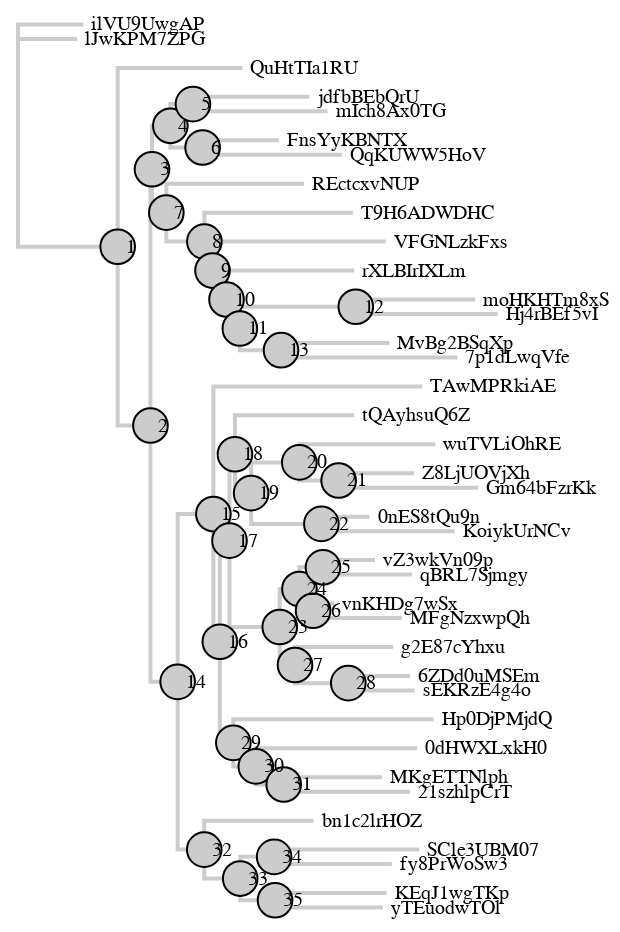

Notebook code for this chart:
### Code cell
# Visualize tree and ancestors using phylovega

from phylovega import TreeChart

# Construct Vega Specification
chart = TreeChart.from_phylopandas(
    project.data,
    height_scale=300,

    # Node attributes
    node_size=300,
    node_color="#ccc",

    # Leaf attributes
    leaf_labels="id",

    # Edge attributes
    edge_width=2,
    edge_color="#000",
)

chart
